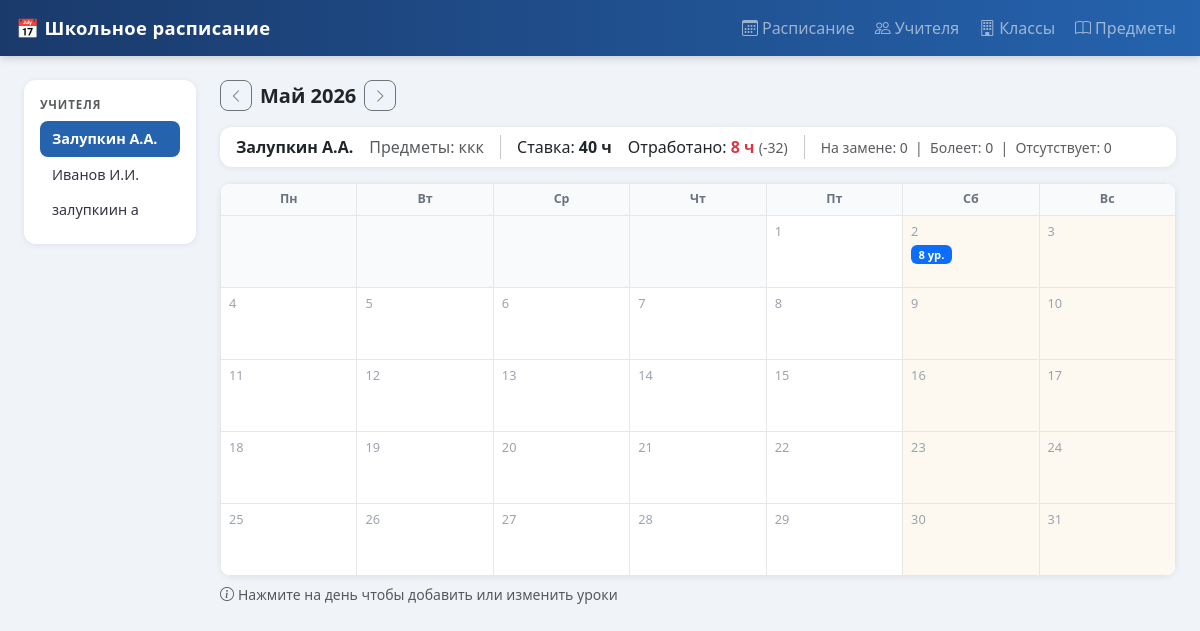
/schedule/2/2026/5, run on an earlier commit of the app's database.
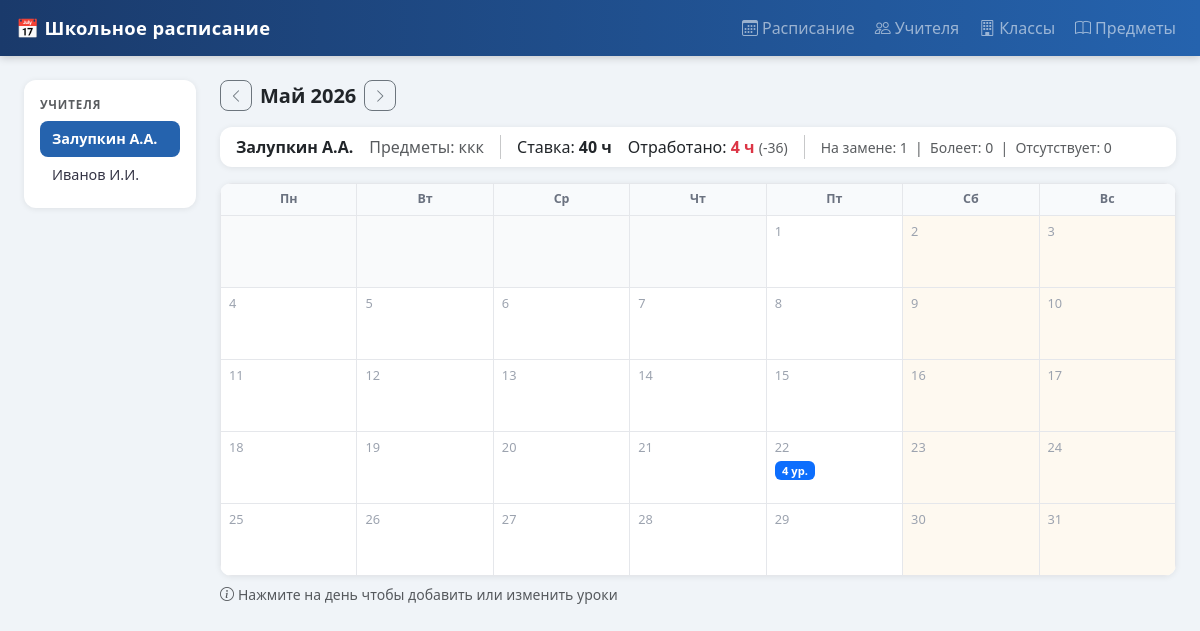
And on a later commit of the database.
### tables this page shows
CREATE TABLE teachers (
                id INTEGER PRIMARY KEY AUTOINCREMENT,
                name TEXT NOT NULL,
                specialization TEXT,  -- JSON список предметов
                rate REAL  -- желаемое кол-во часов
            );

### web_app.py (the view)
@app.get("/schedule/{teacher_id}/{year}/{month}", response_class=HTMLResponse)
async def schedule_teacher(request: Request, teacher_id: int, year: int, month: int):
    teacher = Teacher.get_by_id(teacher_id)
    if not teacher:
        return RedirectResponse("/schedule")
    py, pm, ny, nm = prev_next(year, month)
    return templates.TemplateResponse("schedule.html", {
        "request": request,
        "teachers": Teacher.get_all(),
        "selected": teacher,
        "year": year, "month": month,
        "month_name": f"{MONTH_NAMES[month]} {year}",
        "weeks": build_calendar(teacher_id, year, month),
        "weekdays": WEEKDAYS,
        "teacher_info": teacher_month_info(teacher, year, month),
        "prev_year": py, "prev_month": pm,
        "next_year": ny, "next_month": nm,
    })

### templates/schedule.html (shortened to what this page needs)
{% extends "base.html" %}
{% block content %}
<div class="row g-4">
  <div class="col-md-3 col-xl-2">
    <div class="card info-card p-3">
      <div class="text-uppercase text-muted fw-bold mb-2" style="font-size:.72rem;letter-spacing:.08em">Учителя</div>
      {% for t in teachers %}
        <a class="teacher-link {% if selected and selected.id == t.id %}active{% endif %}"
           href="/schedule/{{ t.id }}/{{ year }}/{{ month }}">
          {{ t.name }}
        </a>
      {% else %}
        <p class="text-muted small mt-2">Нет учителей. <a href="/teachers">Добавить</a></p>
      {% endfor %}
    </div>
  </div>
  <div class="col-md-9 col-xl-10">
    {% if not selected %}
    <div class="text-center text-muted mt-5 pt-4">
      <i class="bi bi-person-lines-fill" style="font-size:3.5rem;opacity:.3"></i>
      <p class="mt-3 fs-5">Выберите учителя из списка слева</p>
    </div>
    {% else %}
    <div class="d-flex align-items-center mb-3">
      <a href="/schedule/{{ selected.id }}/{{ prev_year }}/{{ prev_month }}"
         class="btn btn-outline-secondary btn-sm me-2">
        <i class="bi bi-chevron-left"></i>
      </a>
      <h5 class="mb-0 fw-bold me-2">{{ month_name }}</h5>
      <a href="/schedule/{{ selected.id }}/{{ next_year }}/{{ next_month }}"
         class="btn btn-outline-secondary btn-sm">
        <i class="bi bi-chevron-right"></i>
      </a>
    </div>
    {% if teacher_info %}
    <div class="card info-card mb-3">
      <div class="card-body py-2 d-flex flex-wrap gap-3 align-items-center">
        <span class="fw-semibold fs-6">{{ selected.name }}</span>
        <span class="text-muted">Предметы: {{ selected.specialization | join(", ") or "—" }}</span>
        <span>Ставка: <strong>{{ teacher_info.rate }} ч</strong></span>
        <span>Отработано:
          <strong class="
            {% if teacher_info.diff < 0 %}text-danger
            {% elif teacher_info.diff > 0 %}text-success
            {% endif %}">{{ teacher_info.hours }} ч</strong>
          {% if teacher_info.diff != 0 %}
          <small class="text-muted">({{ "+" if teacher_info.diff > 0 else "" }}{{ teacher_info.diff }})</small>
          {% endif %}
        </span>
        <span class="text-muted small">
          На замене: {{ teacher_info.counts["на замене"] }} &nbsp;|&nbsp;
          Болеет: {{ teacher_info.counts["болеет"] }} &nbsp;|&nbsp;
          Отсутствует: {{ teacher_info.counts["отсутствует"] }}
        </span>
      </div>
    </div>
    {% endif %}
    <div class="card info-card overflow-hidden">
      <table class="cal-table">
        <thead>
          <tr>
            {% for d in weekdays %}
            <th>{{ d }}</th>
            {% endfor %}
          </tr>
        </thead>
        <tbody>
          {% for week in weeks %}
          <tr>
            {% for cell in week %}
              {% if cell is none %}
              <td class="empty"></td>
              {% else %}
              <td class="
                {% if cell.is_today %}today
                {% elif cell.is_weekend %}weekend
                {% endif %}">
                <a class="day-link" href="/schedule/{{ selected.id }}/day/{{ cell.date_str }}">
                  <div class="day-num">{{ cell.day }}</div>
                  {% if cell.count %}
                  <span class="badge bg-primary lesson-badge">{{ cell.count }} ур.</span>
                  {% endif %}
                </a>
              </td>
              {% endif %}
            {% endfor %}
          </tr>
          {% endfor %}
        </tbody>
      </table>
    </div>
    <p class="text-muted small mt-2">
      <i class="bi bi-info-circle me-1"></i>Нажмите на день чтобы добавить или изменить уроки
    </p>
    {% endif %}
  </div>
</div>
{% endblock %}

### templates/base.html (shortened to what this page needs)
<!DOCTYPE html>
<html lang="ru">
<head>
  <link href="https://cdn.jsdelivr.net/npm/bootstrap@5.3.3/dist/css/bootstrap.min.css" rel="stylesheet">
  <link href="https://cdn.jsdelivr.net/npm/bootstrap-icons@1.11.3/font/bootstrap-icons.min.css" rel="stylesheet">
</head>
<body>
<nav class="navbar navbar-dark navbar-expand-md px-3 mb-4">
  <a class="navbar-brand fw-bold" href="/">📅 Школьное расписание</a>
  <div class="collapse navbar-collapse" id="nav">
    <ul class="navbar-nav ms-auto gap-1">
      <li class="nav-item"><a class="nav-link" href="/schedule"><i class="bi bi-calendar3 me-1"></i>Расписание</a></li>
      <li class="nav-item"><a class="nav-link" href="/teachers"><i class="bi bi-people me-1"></i>Учителя</a></li>
      <li class="nav-item"><a class="nav-link" href="/classes"><i class="bi bi-building me-1"></i>Классы</a></li>
      <li class="nav-item"><a class="nav-link" href="/subjects"><i class="bi bi-book me-1"></i>Предметы</a></li>
    </ul>
  </div>
</nav>
<div class="container-fluid px-4">
  {% block content %}{% endblock %}
</div>
</body>
</html>

### templates/base.html (style rules this page uses)
body { background: #f0f4f8; min-height: 100vh; }
.navbar { background: linear-gradient(90deg, #1a3a6b 0%, #2563ae 100%); box-shadow: 0 2px 8px rgba(0,0,0,.18); }
.navbar-brand { font-size: 1.15rem; letter-spacing: .02em; }
.teacher-link { display: block; padding: 7px 12px; border-radius: 8px; text-decoration: none; color: #334; font-size: .9rem; transition: background .15s; }
.teacher-link.active { background: #2563ae; color: #fff !important; font-weight: 600; }
.cal-table { border-collapse: collapse; width: 100%; table-layout: fixed; }
.cal-table th { text-align: center; padding: 6px 0; font-size: .78rem; font-weight: 600; color: #6b7280; background: #f8fafc; border: 1px solid #e5e7eb; }
.cal-table td { border: 1px solid #e5e7eb; vertical-align: top; height: 72px; background: #fff; }
.cal-table td.empty { background: #f9fafb; }
.cal-table td.weekend { background: #fef9f0; }
.day-link { display: block; height: 100%; padding: 5px 7px; text-decoration: none; color: inherit; }
.day-num { font-size: .8rem; color: #9ca3af; }
.lesson-badge { font-size: .7rem; margin-top: 3px; }
.info-card { border: none; border-radius: 12px; box-shadow: 0 1px 6px rgba(0,0,0,.08); }
.btn { border-radius: 8px; }

What changed in the data, as far as the page shows it:
removed teachers: name "залупкиин а"
Also different on the page:
{{ teacher_info.hours }}: "8" → "4"
{{ teacher_info.diff }}: "-32" → "-36"
{{ teacher_info.counts["на замене"] }}: "0" → "1"
list line gone: "2 8 ур."
new list line: "2"
list line gone: "22"
new list line: "22 4 ур."
